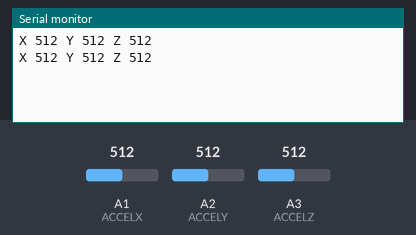
Bench run of a sketch on a simulated Arduino Uno, built with avr-gcc and run on an emulated ATmega328P. Parts: the last lines printed to the serial monitor. The inputs (shaded band) are chosen by the test bench; at power-on: A1 (ACCELX) = 512, A2 (ACCELY) = 512, A3 (ACCELZ) = 512.

Above: at 1.8 s.
1.9 s: A1 (ACCELX) set to 716
At 2.8 s:
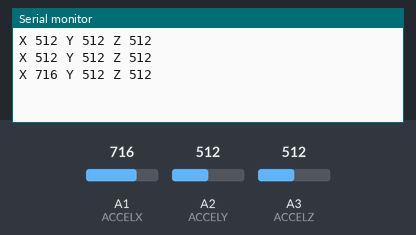
3.4 s: A2 (ACCELY) set to 716
At 4.4 s:
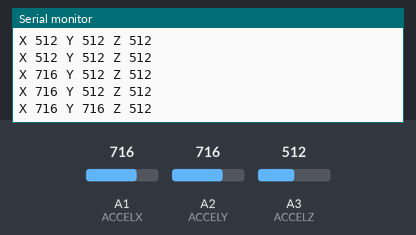
4.9 s: A3 (ACCELZ) set to 716
At 5.8 s:
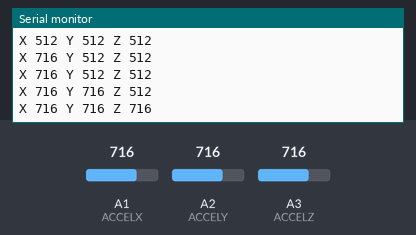
6.4 s: A1 (ACCELX) set to 900
At 7.7 s:
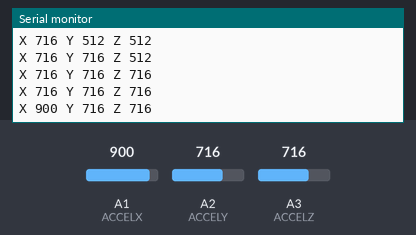
7.9 s: A2 (ACCELY) set to 900
At 8.8 s:
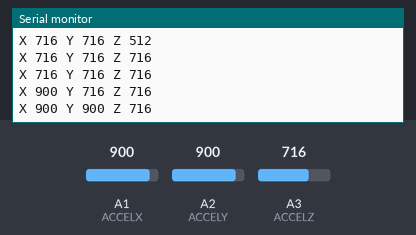
9.4 s: A3 (ACCELZ) set to 900
At 10.4 s:
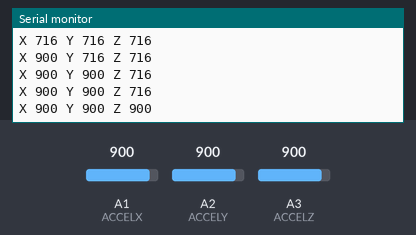
Timing chart, 0 to 11.9 s (numbered marks = the images above; inputs shaded):
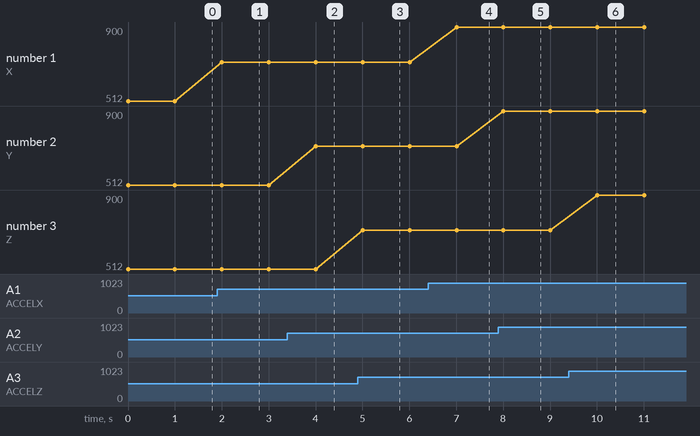

The sketch:

Accelerometer.ino
```cpp
#include "Arduino.h"
#include "RobotAccelerometer.h"

RobotAccelerometer *myAccelerometer;

void setup() {
  myAccelerometer = new RobotAccelerometer();
 Serial.begin(9600);
}
void loop() {
 Serial.print("X " );
 Serial.print(myAccelerometer->getAccelX());
 Serial.print(" Y " );
 Serial.print(myAccelerometer->getAccelY());
 Serial.print(" Z " );
 Serial.print(myAccelerometer->getAccelZ());
 Serial.println();
 delay(1000);
}
```

RobotAccelerometer.cpp
```cpp
#include "RobotAccelerometer.h"
#include <Arduino.h>

	RobotAccelerometer::RobotAccelerometer(){
		_accelerometerX = 0;
		_accelerometerY = 0;
		_accelerometerZ = 0;
	}

	int RobotAccelerometer::getAccelX(){
		_accelerometerX = analogRead(ACCELX);
		return _accelerometerX;
	}

	int RobotAccelerometer::getAccelY(){
		_accelerometerY = analogRead(ACCELY);
		return _accelerometerY;
	}

	int RobotAccelerometer::getAccelZ(){
		_accelerometerZ = analogRead(ACCELZ);
		return _accelerometerZ;
	}
```

RobotAccelerometer.h
```cpp
#ifndef ROBOTACCELEROMETER_H
#define ROBOTACCELEROMETER_H
#define ACCELX A1
#define ACCELY A2
#define ACCELZ A3

#include "Arduino.h"
	class RobotAccelerometer{

		public:
			RobotAccelerometer();
			int getAccelX();
			int getAccelY();
			int getAccelZ();


		protected:
			int _accelerometerX;
			int _accelerometerY;
			int _accelerometerZ;

	};
#endif
```

Measured:
- after the input at 1.9 s, the serial monitor: prints a new line after 0.10 s (image 1)
- after the input at 3.4 s, the serial monitor: prints a new line after 0.60 s (image 2)
- after the input at 4.9 s, the serial monitor: prints a new line after 0.10 s (image 3)
- after the input at 6.4 s, the serial monitor: prints a new line after 0.61 s (image 4)
- after the input at 7.9 s, the serial monitor: prints a new line after 0.11 s (image 5)
- after the input at 9.4 s, the serial monitor: prints a new line after 0.61 s (image 6)
- plotted number 1: 512 → 716 after the input at 1.9 s, 716 → 900 after the input at 6.4 s
